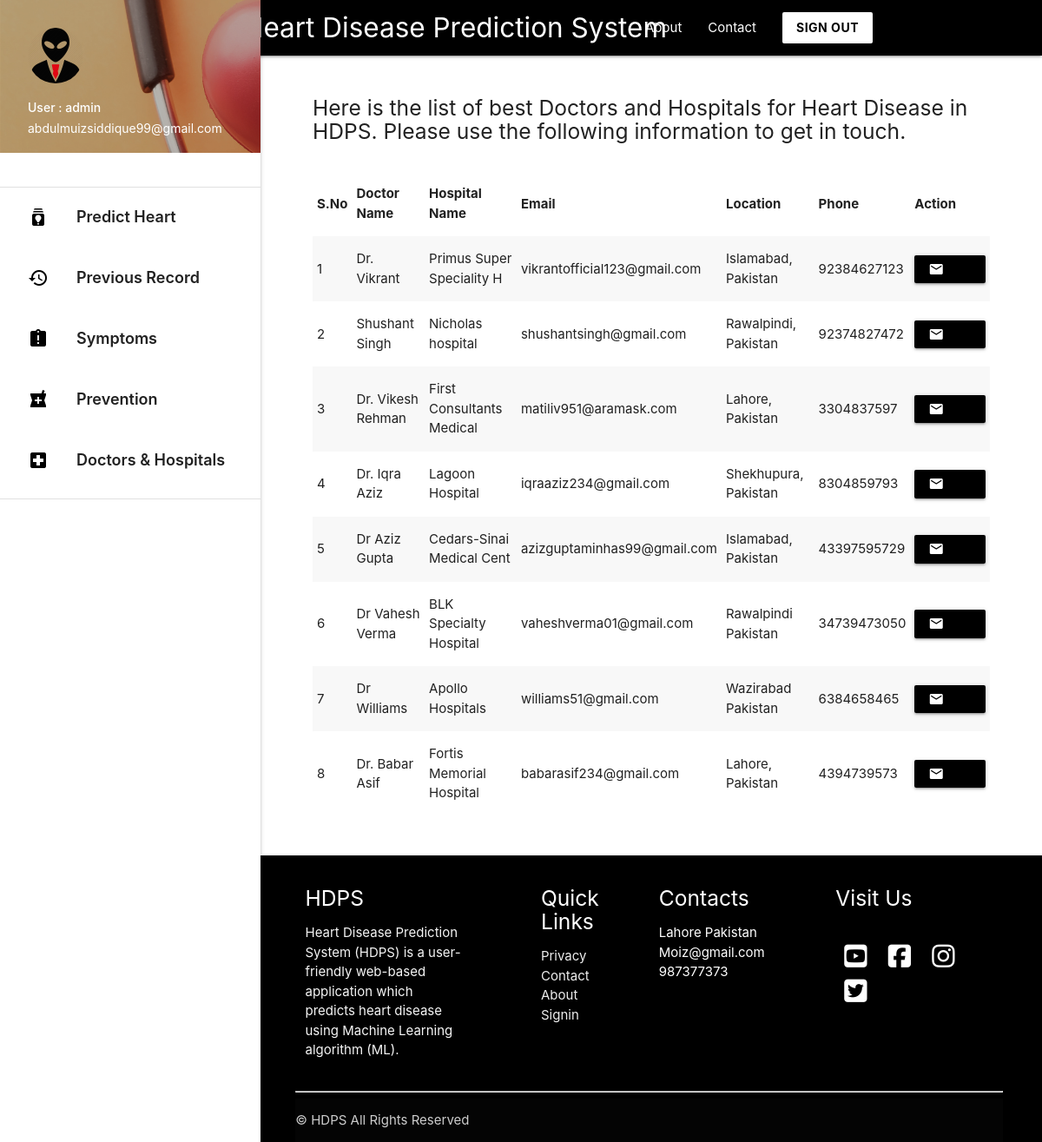
/doctorhospital (signed in), run on the app's committed database.
### predictor/models.py (models this page shows)
class DoctorHospital(models.Model):
    doctor_name = models.CharField(max_length=25)
    hospital_name = models.CharField(max_length=25)
    email = models.EmailField()
    phone_no = models.IntegerField()
    Location = models.CharField(max_length=25)

### predictor/views.py (the view)
# urls.py: path('doctorhospital', views.doctorhospital , name='doctorhospital'),
def doctorhospital(request): # Displays list of doctors and hospitals for user
    if request.user.is_authenticated:
        datas = DoctorHospital.objects.all()
        return render(request , 'doctorshospitals.html',{'datas':datas})
    return render('/')

### templates/doctorshospitals.html (shortened to what this page needs)
{% extends 'base_layout2.html' %}
{% block content %}
<div class="con">
  <h5 > Here is the list of best Doctors and Hospitals for Heart Disease in HDPS. Please use the following information to get in touch.  </h5>
<br>
  <table class="striped">
   <thead>
     <tr>
         <th>S.No</th>
         <th>Doctor Name</th>
         <th>Hospital Name</th>
         <th>Email</th>
         <th>Location</th>
         <th>Phone</th>
         <th> Action</th>
     </tr>
   </thead>
   <tbody>
     {% for data in datas %}
     <tr>
       <td>{{ forloop.counter }}</td>
       <td>{{ data.doctor_name }}</td>
       <td>{{ data.hospital_name }}</td>
       <td>{{ data.email }}</td>
       <td>{{ data.Location }}</td>
       <td>{{ data.phone_no }}</td>
       <td>
         <a class="waves-effect waves-light btn-small black" href="https://mail.google.com/mail/?view=cm&fs=1&to={{ data.email }}" target="_blank"><i class="material-icons left">mail</i>Email Now</a>
      </td>
     </tr>
    {% endfor %}
   </tbody>
 </table>
<br> <br>
</div>
{% endblock %}

### templates/base_layout2.html (shortened to what this page needs)
{% load static %}
<!DOCTYPE html>
<html lang="en">
<head>
  <link href="{% static 'css/materialize.css' %}" type="text/css" rel="stylesheet" media="screen,projection"/>
  <link href="{% static 'css/style.css' %}" type="text/css" rel="stylesheet" media="screen,projection"/>
</head>
<body>
        <div class="navbar-fixed">
          <nav class="black">
            <div class="container">
              <div class="nav-wrapper">
                <a href="/" style="padding-left: 100px;"    class="brand-logo ">Heart Disease Prediction System</a>
                <ul class="right hide-on-med-and-down hover_backcolor">
                  <li><a href="{% url 'about' %}">About</a></li>
                  <li><a href="{% url 'contact' %}">Contact</a></li>
                  <a class=" white black-text waves-effect waves-dark btn  modal-trigger" href="/signout"><b>SIGN OUT </b></a>
                </ul>
              </div>
            </div>
          </nav>
        </div>
      <ul id="slide-out" class="sidenav sidenav-fixed">
        <li><div class="user-view">
          <div class="background">
            <img src="{% static 'img/about.png' %}">
          </div>
          <a href="#user"><img class="circle" src="{% static 'img/user.png' %}"></a>
          <a href="#name"><span class="white-text name">User : {{ request.user.username }} </span></a>
          <a href="#email"><span class="white-text email">{{ request.user.email }}</span></a>
        </div></li>
        <br>
        <li><div class="divider"></div></li>
        <li><a style="font-weight: 600; font-size: 18px; height: 70px; padding-top: 10px;" class="waves-effect hoverable" href="/"><i class="material-icons black-text">batch_prediction</i> Predict Heart Disease </a></li>
        <li><a style="font-weight: 600; font-size: 18px; height: 70px; padding-top: 10px;" class="waves-effect hoverable" href="{% url 'record' %}"><i class="material-icons black-text">history</i> Previous Record </a></li>
        <li><a style="font-weight: 600; font-size: 18px; height: 70px; padding-top: 10px;" class="waves-effect hoverable" href="{% url 'symptoms' %}"><i class="material-icons black-text" >assignment_late</i> Symptoms  </a></li>
        <li><a style="font-weight: 600; font-size: 18px; height: 70px; padding-top: 10px;" class="waves-effect hoverable" href="{% url 'prevention' %}"><i class="material-icons black-text">local_pharmacy</i> Prevention   </a></li>
        <li><a style="font-weight: 600; font-size: 18px; height: 70px; padding-top: 10px;" class="waves-effect hoverable" href="{% url 'doctorhospital' %}"><i class="material-icons black-text">local_hospital</i> Doctors & Hospitals   </a></li>
        <li><div class="divider"></div></li>
      </ul>
      <a href="#" data-target="slide-out" class="sidenav-trigger"><i class="material-icons">menu</i></a>
    {% block content %}
    {% endblock %}
            <section>
            <footer class=" hide-on-small-only black page-footer">
              <div class="" style=" width: 90%; margin: auto;">
                <div class="row">
                  <div class="col  s12 m6 l3 ">
                    <h5 class="white-text">HDPS</h5>
                    <p class="grey-text text-lighten-4">Heart Disease Prediction System (HDPS) is a user-friendly web-based application which predicts heart disease using
                        Machine Learning algorithm (ML). </p>
                  </div>
                  <div class="  col l2 m6 s12 offset-l1 ">
                    <h5 class="white-text">Quick Links</h5>
                    <ul>
                   <li><a class="grey-text text-lighten-3" href="#!">Privacy</a></li>
                      <li><a class="grey-text text-lighten-3" href="#!">Contact</a></li>
                      <li><a class="grey-text text-lighten-3" href="#!">About</a></li>
                      <li><a class="grey-text text-lighten-3" href="#!">Signin</a></li>
                    </ul>
                  </div>
                  <div class="col l2 m6 s12  ">
                      <h5 class="white-text">Contacts</h5>
                      <ul>
                      <li>Lahore Pakistan</li>
                      <li>Moiz@gmail.com</li>
                      <li>987377373</li>
                  </ul>
                  </div>
                  <div class=" col l3 m6 s12 offset-l1 ">
                      <h5 class="white-text">Visit Us</h5>
                      <br>
                      <a href="https://www.youtube.com/" target="_blank"> <i style="color: white; margin: 5px 10px;"  class="fab fa-youtube-square fa-2x"></i></a>
                  <a href="https://www.youtube.com/" target="_blank"> <i style="color: white; margin: 5px 10px;" class="fab fa-facebook-square fa-2x"></i></a>
                  <a href="https://www.youtube.com/" target="_blank"> <i style="color: white; margin: 5px 10px;" class="fab fa-instagram fa-2x"></i></a>
                  <a href="https://www.youtube.com/" target="_blank"> <i style="color: white; margin: 5px 10px;" class="fab fa-twitter-square fa-2x"></i> </a>
                  </div>
                </div>
                <hr>
              <div class="footer-copyright">
                ©  HDPS All Rights Reserved
              </div>
          </div>
            </footer>
          </section>
  </body>
</html>

### templates/doctorshospitals.html (style rules this page uses)
footer { padding-left: 295px; }
.con { padding-left: 390px; width: 90%; flex: 1 0 auto; }
body { display: flex; min-height: 100vh; flex-direction: column; }

### templates/base_layout2.html (style rules this page uses)
footer { padding-left: 295px; }
.con { padding-left: 360px; width: 95%; }

### data on the page
DoctorHospital: doctor_name "Dr. Vikrant", hospital_name "Primus Super Speciality H", email "vikrantofficial123@gmail.com", Location "Islamabad, Pakistan", phone_no "92384627123"
DoctorHospital: doctor_name "Shushant Singh", hospital_name "Nicholas hospital", email "shushantsingh@gmail.com", Location "Rawalpindi, Pakistan", phone_no "92374827472"
DoctorHospital: doctor_name "Dr. Vikesh Rehman", hospital_name "First Consultants Medical", email "matiliv951@aramask.com", Location "Lahore, Pakistan", phone_no "3304837597"
DoctorHospital: doctor_name "Dr. Iqra Aziz", hospital_name "Lagoon Hospital", email "iqraaziz234@gmail.com", Location "Shekhupura, Pakistan", phone_no "8304859793"
DoctorHospital: doctor_name "Dr Aziz Gupta", hospital_name "Cedars-Sinai Medical Cent", email "azizguptaminhas99@gmail.com", Location "Islamabad, Pakistan", phone_no "43397595729"
DoctorHospital: doctor_name "Dr Vahesh Verma", hospital_name "BLK Specialty Hospital", email "vaheshverma01@gmail.com", Location "Rawalpindi Pakistan", phone_no "34739473050"
DoctorHospital: doctor_name "Dr Williams", hospital_name "Apollo Hospitals", email "williams51@gmail.com", Location "Wazirabad Pakistan", phone_no "6384658465"
DoctorHospital: doctor_name "Dr. Babar Asif", hospital_name "Fortis Memorial Hospital", email "babarasif234@gmail.com", Location "Lahore, Pakistan", phone_no "4394739573"

### other printed values
{{ request.user.username }} "admin"
{{ request.user.email }} "abdulmuizsiddique99@gmail.com"
